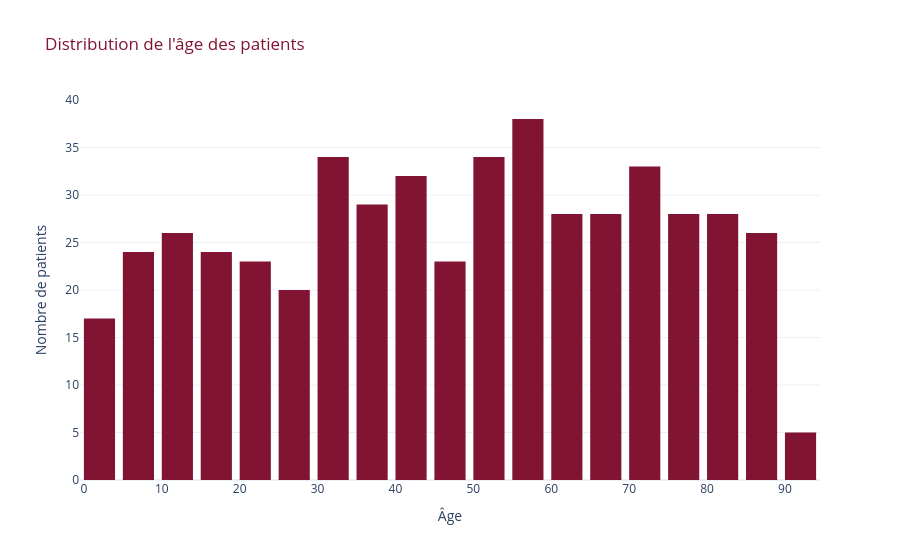

Here is the notebook cell this chart was saved with:
### Code cell
import plotly.express as px

fig = px.histogram(
    data,
    x="Age",
    nbins=20,
    color_discrete_sequence=["#811433"],
    title="Distribution de l'âge des patients"
)

fig.update_layout(
    title_font_color="#811433",
    xaxis_title="Âge",
    yaxis_title="Nombre de patients",
    template="plotly_white",
    bargap=0.2  # 🔥 espace entre les barres
)

fig.show()

### Figure 1 — Plotly figure (JSON) as saved in the notebook; plotly's stock layout.template omitted (floating-point values rounded to 4 significant figures; data arrays with more than 128 entries replaced by an {"elided": "..."} marker saying what was removed)
{"data": [{"bingroup": "x", "hovertemplate": "Age=%{x}<br>count=%{y}<extra></extra>", "legendgroup": "", "marker": {"color": "#811433", "pattern": {"shape": ""}}, "name": "", "nbinsx": 20, "orientation": "v", "showlegend": false, "type": "histogram", "x": {"elided": "500 int values"}, "xaxis": "x", "yaxis": "y"}], "layout": {"bargap": 0.2, "barmode": "relative", "legend": {"tracegroupgap": 0}, "title": {"font": {"color": "#811433"}, "text": "Distribution de l'âge des patients"}, "xaxis": {"anchor": "y", "domain": [0, 1], "title": {"text": "Âge"}}, "yaxis": {"anchor": "x", "domain": [0, 1], "title": {"text": "Nombre de patients"}}}}
